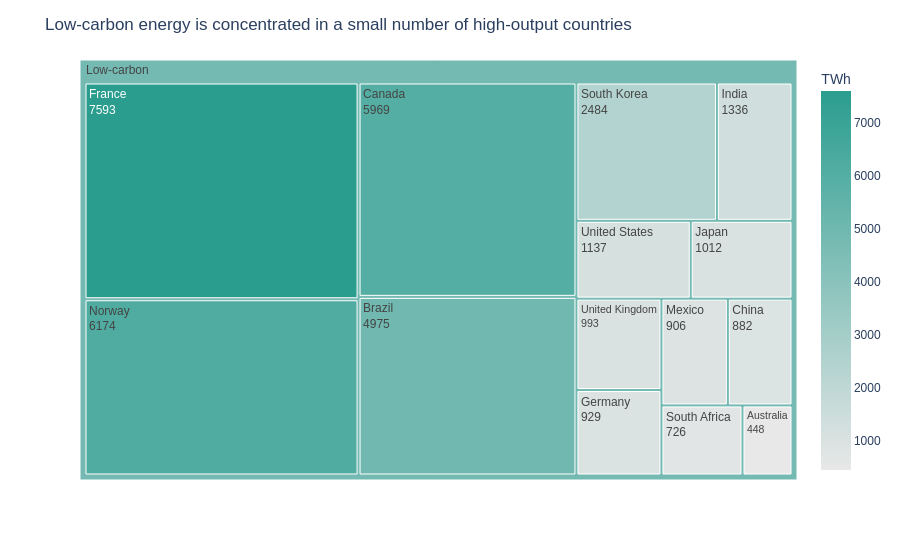
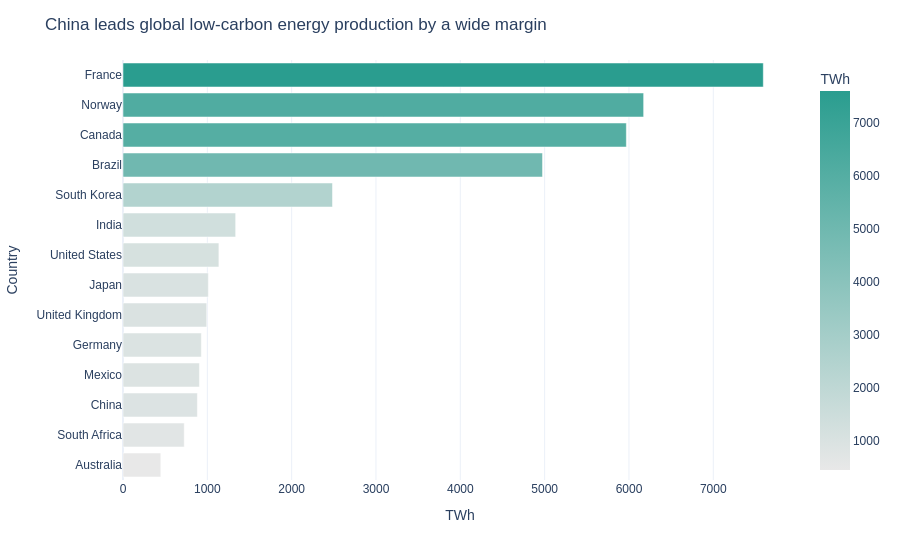

Notebook cell for these charts, in order:
### Code cell
low_carbon = df[df['Source_Type'] == 'Low-carbon']
country_energy = low_carbon.groupby('Country')['TWh'].sum().reset_index()
country_energy = country_energy.sort_values('TWh', ascending=False)
treemap_df = country_energy.copy()
treemap_df['All'] = 'Low-carbon'

fig1 = px.treemap(
    treemap_df,
    path=['All', 'Country'],
    values='TWh',
    color='TWh',
    color_continuous_scale=['#E8E8E8', '#2A9D8F']
)

fig1.update_traces(
    textinfo='label+value'
)

fig1.update_layout(
    title="Low-carbon energy is concentrated in a small number of high-output countries",
    template="plotly_white",
    font=dict(family="Arial")
)

fig1.show()
fig2 = px.bar(
    country_energy,
    x='TWh',
    y='Country',
    orientation='h',
    color='TWh',
    color_continuous_scale=['#E8E8E8', '#2A9D8F']
)

fig2.update_layout(
    title="China leads global low-carbon energy production by a wide margin",
    template="plotly_white",
    font=dict(family="Arial"),
    yaxis=dict(categoryorder='total ascending')
)

fig2.show()

### Figure 1 — Plotly figure (JSON) as saved in the notebook; plotly's stock layout.template omitted (floating-point values rounded to 4 significant figures)
{"data": [{"branchvalues": "total", "customdata": [[7593.0], [6174.0], [5969.0], [4975.0], [2484.0], [1336.0], [1137.0], [1012.0], [993.0], [929.0], [906.0], [882.0], [726.0], [448.0], [4797.0]], "domain": {"x": [0, 1], "y": [0, 1]}, "hovertemplate": "labels=%{label}<br>TWh_sum=%{value}<br>parent=%{parent}<br>id=%{id}<br>TWh=%{color}<extra></extra>", "ids": ["Low-carbon/France", "Low-carbon/Norway", "Low-carbon/Canada", "Low-carbon/Brazil", "Low-carbon/South Korea", "Low-carbon/India", "Low-carbon/United States", "Low-carbon/Japan", "Low-carbon/United Kingdom", "Low-carbon/Germany", "Low-carbon/Mexico", "Low-carbon/China", "Low-carbon/South Africa", "Low-carbon/Australia", "Low-carbon"], "labels": ["France", "Norway", "Canada", "Brazil", "South Korea", "India", "United States", "Japan", "United Kingdom", "Germany", "Mexico", "China", "South Africa", "Australia", "Low-carbon"], "marker": {"coloraxis": "coloraxis", "colors": [7593.0, 6174.0, 5969.0, 4975.0, 2484.0, 1336.0, 1137.0, 1012.0, 993.0, 929.0, 906.0, 882.0, 726.0, 448.0, 4797.0]}, "name": "", "parents": ["Low-carbon", "Low-carbon", "Low-carbon", "Low-carbon", "Low-carbon", "Low-carbon", "Low-carbon", "Low-carbon", "Low-carbon", "Low-carbon", "Low-carbon", "Low-carbon", "Low-carbon", "Low-carbon", ""], "textinfo": "label+value", "type": "treemap", "values": [7593.0, 6174.0, 5969.0, 4975.0, 2484.0, 1336.0, 1137.0, 1012.0, 993.0, 929.0, 906.0, 882.0, 726.0, 448.0, 35560.0]}], "layout": {"coloraxis": {"colorbar": {"title": {"text": "TWh"}}, "colorscale": [[0, "#E8E8E8"], [1, "#2A9D8F"]]}, "font": {"family": "Arial"}, "legend": {"tracegroupgap": 0}, "margin": {"t": 60}, "title": {"text": "Low-carbon energy is concentrated in a small number of high-output countries"}}}

### Figure 2 — Plotly figure (JSON) as saved in the notebook; plotly's stock layout.template omitted (floating-point values rounded to 4 significant figures)
{"data": [{"hovertemplate": "TWh=%{marker.color}<br>Country=%{y}<extra></extra>", "legendgroup": "", "marker": {"color": [7593.0, 6174.0, 5969.0, 4975.0, 2484.0, 1336.0, 1137.0, 1012.0, 993.0, 929.0, 906.0, 882.0, 726.0, 448.0], "coloraxis": "coloraxis", "pattern": {"shape": ""}}, "name": "", "orientation": "h", "showlegend": false, "textposition": "auto", "type": "bar", "x": [7593.0, 6174.0, 5969.0, 4975.0, 2484.0, 1336.0, 1137.0, 1012.0, 993.0, 929.0, 906.0, 882.0, 726.0, 448.0], "xaxis": "x", "y": ["France", "Norway", "Canada", "Brazil", "South Korea", "India", "United States", "Japan", "United Kingdom", "Germany", "Mexico", "China", "South Africa", "Australia"], "yaxis": "y"}], "layout": {"barmode": "relative", "coloraxis": {"colorbar": {"title": {"text": "TWh"}}, "colorscale": [[0, "#E8E8E8"], [1, "#2A9D8F"]]}, "font": {"family": "Arial"}, "legend": {"tracegroupgap": 0}, "margin": {"t": 60}, "title": {"text": "China leads global low-carbon energy production by a wide margin"}, "xaxis": {"anchor": "y", "domain": [0, 1], "title": {"text": "TWh"}}, "yaxis": {"anchor": "x", "categoryorder": "total ascending", "domain": [0, 1], "title": {"text": "Country"}}}}
